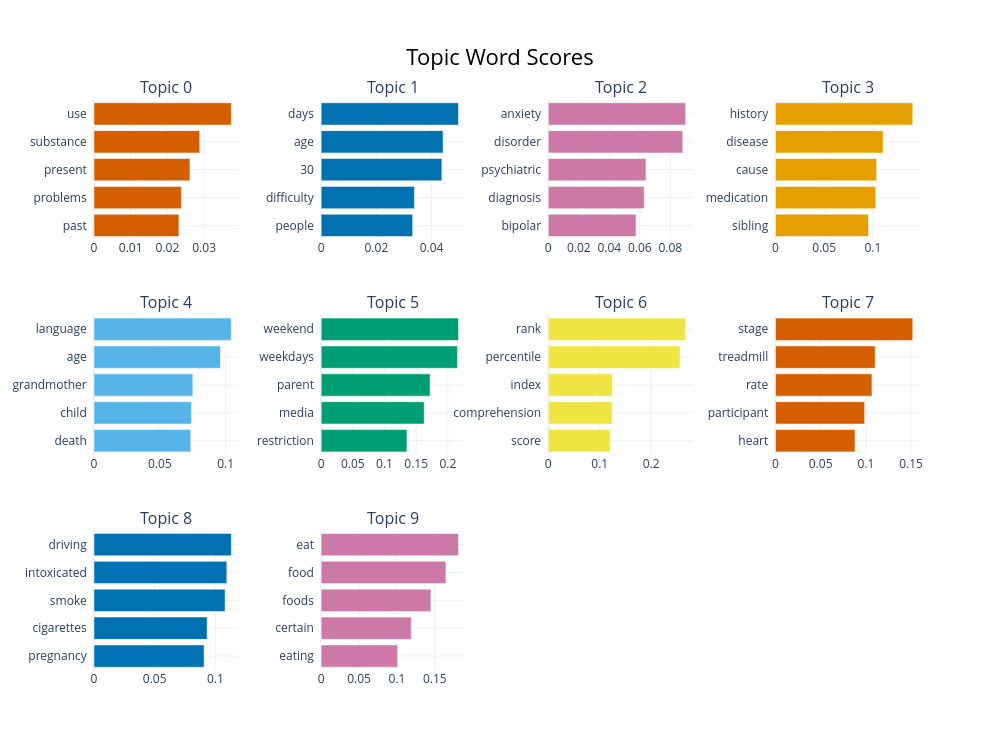

Notebook source saved alongside this figure:
### Markdown cell above
## Visualizing word frequency

### Code cell
topic_model.visualize_barchart(top_n_topics=10)

### Figure 1 — Plotly figure (JSON) as saved in the notebook; plotly's stock layout.template omitted (floating-point values rounded to 4 significant figures)
{"data": [{"marker": {"color": "#D55E00"}, "orientation": "h", "type": "bar", "x": [0.02314, 0.02382, 0.02614, 0.0288, 0.03741], "xaxis": "x", "y": ["past  ", "problems  ", "present  ", "substance  ", "use  "], "yaxis": "y"}, {"marker": {"color": "#0072B2"}, "orientation": "h", "type": "bar", "x": [0.03315, 0.03378, 0.04374, 0.04418, 0.04975], "xaxis": "x2", "y": ["people  ", "difficulty  ", "30  ", "age  ", "days  "], "yaxis": "y2"}, {"marker": {"color": "#CC79A7"}, "orientation": "h", "type": "bar", "x": [0.05753, 0.06292, 0.06406, 0.0882, 0.09006], "xaxis": "x3", "y": ["bipolar  ", "diagnosis  ", "psychiatric  ", "disorder  ", "anxiety  "], "yaxis": "y3"}, {"marker": {"color": "#E69F00"}, "orientation": "h", "type": "bar", "x": [0.09546, 0.1029, 0.1039, 0.1105, 0.1409], "xaxis": "x4", "y": ["sibling  ", "medication  ", "cause  ", "disease  ", "history  "], "yaxis": "y4"}, {"marker": {"color": "#56B4E9"}, "orientation": "h", "type": "bar", "x": [0.07353, 0.07404, 0.0751, 0.09609, 0.1043], "xaxis": "x5", "y": ["death  ", "child  ", "grandmother  ", "age  ", "language  "], "yaxis": "y5"}, {"marker": {"color": "#009E73"}, "orientation": "h", "type": "bar", "x": [0.1354, 0.1627, 0.1719, 0.2151, 0.2167], "xaxis": "x6", "y": ["restriction  ", "media  ", "parent  ", "weekdays  ", "weekend  "], "yaxis": "y6"}, {"marker": {"color": "#F0E442"}, "orientation": "h", "type": "bar", "x": [0.1205, 0.1241, 0.1246, 0.2562, 0.267], "xaxis": "x7", "y": ["score  ", "comprehension  ", "index  ", "percentile  ", "rank  "], "yaxis": "y7"}, {"marker": {"color": "#D55E00"}, "orientation": "h", "type": "bar", "x": [0.08805, 0.09868, 0.1068, 0.1104, 0.1519], "xaxis": "x8", "y": ["heart  ", "participant  ", "rate  ", "treadmill  ", "stage  "], "yaxis": "y8"}, {"marker": {"color": "#0072B2"}, "orientation": "h", "type": "bar", "x": [0.09073, 0.09323, 0.108, 0.1094, 0.1131], "xaxis": "x9", "y": ["pregnancy  ", "cigarettes  ", "smoke  ", "intoxicated  ", "driving  "], "yaxis": "y9"}, {"marker": {"color": "#CC79A7"}, "orientation": "h", "type": "bar", "x": [0.1009, 0.1189, 0.1448, 0.1646, 0.1812], "xaxis": "x10", "y": ["eating  ", "certain  ", "foods  ", "food  ", "eat  "], "yaxis": "y10"}], "layout": {"annotations": [{"font": {"size": 16}, "showarrow": false, "text": "Topic 0", "x": 0.0875, "xanchor": "center", "xref": "paper", "y": 1, "yanchor": "bottom", "yref": "paper"}, {"font": {"size": 16}, "showarrow": false, "text": "Topic 1", "x": 0.3625, "xanchor": "center", "xref": "paper", "y": 1, "yanchor": "bottom", "yref": "paper"}, {"font": {"size": 16}, "showarrow": false, "text": "Topic 2", "x": 0.6375, "xanchor": "center", "xref": "paper", "y": 1, "yanchor": "bottom", "yref": "paper"}, {"font": {"size": 16}, "showarrow": false, "text": "Topic 3", "x": 0.9125, "xanchor": "center", "xref": "paper", "y": 1, "yanchor": "bottom", "yref": "paper"}, {"font": {"size": 16}, "showarrow": false, "text": "Topic 4", "x": 0.0875, "xanchor": "center", "xref": "paper", "y": 0.6222, "yanchor": "bottom", "yref": "paper"}, {"font": {"size": 16}, "showarrow": false, "text": "Topic 5", "x": 0.3625, "xanchor": "center", "xref": "paper", "y": 0.6222, "yanchor": "bottom", "yref": "paper"}, {"font": {"size": 16}, "showarrow": false, "text": "Topic 6", "x": 0.6375, "xanchor": "center", "xref": "paper", "y": 0.6222, "yanchor": "bottom", "yref": "paper"}, {"font": {"size": 16}, "showarrow": false, "text": "Topic 7", "x": 0.9125, "xanchor": "center", "xref": "paper", "y": 0.6222, "yanchor": "bottom", "yref": "paper"}, {"font": {"size": 16}, "showarrow": false, "text": "Topic 8", "x": 0.0875, "xanchor": "center", "xref": "paper", "y": 0.2444, "yanchor": "bottom", "yref": "paper"}, {"font": {"size": 16}, "showarrow": false, "text": "Topic 9", "x": 0.3625, "xanchor": "center", "xref": "paper", "y": 0.2444, "yanchor": "bottom", "yref": "paper"}], "height": 750, "hoverlabel": {"bgcolor": "white", "font": {"family": "Rockwell", "size": 16}}, "showlegend": false, "title": {"font": {"color": "Black", "size": 22}, "text": "Topic Word Scores", "x": 0.5, "xanchor": "center", "yanchor": "top"}, "width": 1000, "xaxis": {"anchor": "y", "domain": [0, 0.175], "showgrid": true}, "xaxis10": {"anchor": "y10", "domain": [0.275, 0.45], "showgrid": true}, "xaxis11": {"anchor": "y11", "domain": [0.55, 0.725], "showgrid": true}, "xaxis12": {"anchor": "y12", "domain": [0.825, 1], "showgrid": true}, "xaxis2": {"anchor": "y2", "domain": [0.275, 0.45], "showgrid": true}, "xaxis3": {"anchor": "y3", "domain": [0.55, 0.725], "showgrid": true}, "xaxis4": {"anchor": "y4", "domain": [0.825, 1], "showgrid": true}, "xaxis5": {"anchor": "y5", "domain": [0, 0.175], "showgrid": true}, "xaxis6": {"anchor": "y6", "domain": [0.275, 0.45], "showgrid": true}, "xaxis7": {"anchor": "y7", "domain": [0.55, 0.725], "showgrid": true}, "xaxis8": {"anchor": "y8", "domain": [0.825, 1], "showgrid": true}, "xaxis9": {"anchor": "y9", "domain": [0, 0.175], "showgrid": true}, "yaxis": {"anchor": "x", "domain": [0.7556, 1], "showgrid": true}, "yaxis10": {"anchor": "x10", "domain": [0, 0.2444], "showgrid": true}, "yaxis11": {"anchor": "x11", "domain": [0, 0.2444], "showgrid": true}, "yaxis12": {"anchor": "x12", "domain": [0, 0.2444], "showgrid": true}, "yaxis2": {"anchor": "x2", "domain": [0.7556, 1], "showgrid": true}, "yaxis3": {"anchor": "x3", "domain": [0.7556, 1], "showgrid": true}, "yaxis4": {"anchor": "x4", "domain": [0.7556, 1], "showgrid": true}, "yaxis5": {"anchor": "x5", "domain": [0.3778, 0.6222], "showgrid": true}, "yaxis6": {"anchor": "x6", "domain": [0.3778, 0.6222], "showgrid": true}, "yaxis7": {"anchor": "x7", "domain": [0.3778, 0.6222], "showgrid": true}, "yaxis8": {"anchor": "x8", "domain": [0.3778, 0.6222], "showgrid": true}, "yaxis9": {"anchor": "x9", "domain": [0, 0.2444], "showgrid": true}}}
